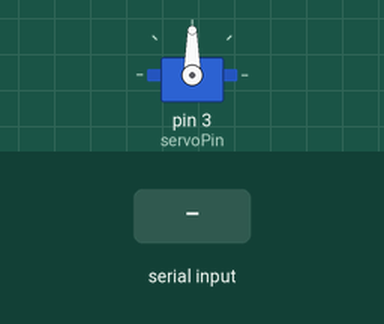
This sketch was run on a simulated Arduino Uno, built with avr-gcc and run on an emulated ATmega328P. On the bench: servo. The inputs (shaded band) are chosen by the test bench.

Above: at 1.2 s.
1.3 s: "a" received over Serial
At 1.9 s:
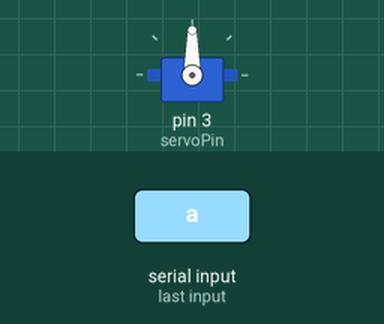
2.8 s: "b" received over Serial
At 4.2 s:
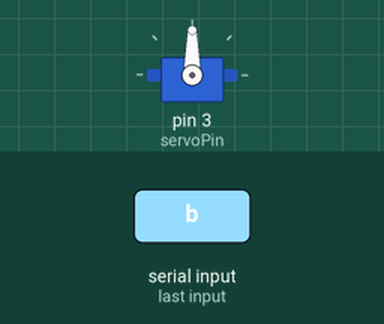
Timing chart, 0 to 5.8 s (numbered marks = the images above; inputs shaded):
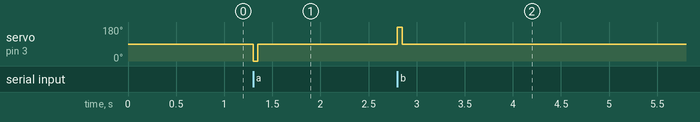

Measured:
- after the input at 1.3 s, servo on pin 3 (servoPin): 90° → 0° at once, → 90° 0.05 s later
- after the input at 2.8 s, servo on pin 3 (servoPin): 90° → 180° at once, → 90° 0.05 s later

The sketch:

mecha_rack.ino
```cpp
#include <Servo.h>

Servo myservo;
const int servoPin = 3;

void setup() {
  myservo.attach(servoPin);
  Serial.begin(9600);
  myservo.write(90);  // initial stop position
}

void loop() {
  if (Serial.available()) {
    char command = Serial.read();

    if (command == 'a') {
      // Counterclockwise rotation
      myservo.write(0);   // less than 90degrees -> counterclockwise rotation
      delay(50);
      myservo.write(90);   // 정지
    } else if (command == 'b') {
      // rotate clockwise
      myservo.write(180);  // greater than 90degrees -> counterclockwise rotation
      delay(50);
      myservo.write(90);   // stop
    }
  }
}
```
